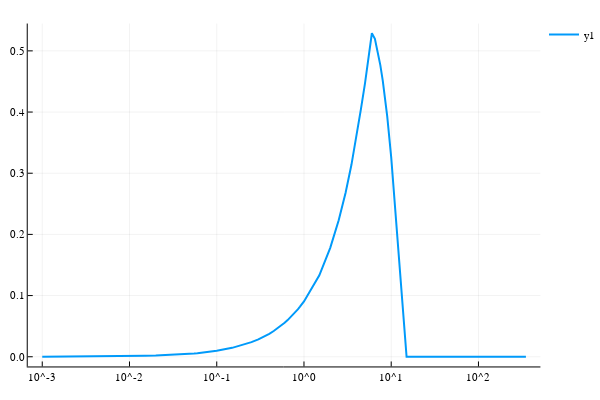

Write notebook code for a chart like this one.
### Markdown cell above
## X vs ξ

### Code cell
Xs = [X(ξrange[i], μs[i]) for i in 1:length(fbaress)];
plot((ξrange, Xs), xaxis = :log, lw = 2)

### Figure 1 — Plotly figure (JSON) as saved in the notebook; plotly's stock layout.template omitted (floating-point values rounded to 4 significant figures)
{"data": [{"colorbar": {"title": ""}, "hoverinfo": "text", "legendgroup": "y1", "line": {"color": "rgba(0, 154, 250, 1.000)", "dash": "solid", "shape": "linear", "width": 2}, "mode": "lines", "name": "y1", "showlegend": true, "text": [null, null, null, null, null, null, null, null, null, null, null, null, null, null, null, null, null, null, null, null, null, null, null, null, null, null, null, null, null, null, null, null, null, null, null, null, null, null, null, null, null, null, null, null, null, null, null, null, null, null, null, null, null, null, null, null, null, null, null, null, null, null, null, null, null, null, null, null, null, null, null, null, null, null, null, null, null, null, null, null, null, null, null, null, null, null, null, null, null, null, null], "type": "scatter", "x": [0.001, 0.0015, 0.002, 0.0025, 0.003, 0.0035, 0.004, 0.0045, 0.005, 0.0055, 0.006, 0.0065, 0.007, 0.0075, 0.008, 0.0085, 0.009, 0.01, 0.015, 0.02, 0.025, 0.03, 0.035, 0.04, 0.045, 0.05, 0.055, 0.06, 0.065, 0.07, 0.075, 0.08, 0.085, 0.09, 0.1, 0.15, 0.2, 0.25, 0.3, 0.35, 0.4, 0.45, 0.5, 0.55, 0.6, 0.65, 0.7, 0.75, 0.8, 0.85, 0.9, 1, 1.5, 2, 2.5, 3, 3.5, 4, 4.5, 5, 5.5, 6, 6.5, 7, 7.5, 8, 8.5, 9, 10, 15, 20, 25, 30, 35, 40, 45, 50, 55, 60, 65, 70, 75, 80, 85, 90, 100, 150, 200, 250, 300, 350], "xaxis": "x1", "y": [9.701e-05, 0.0001455, 0.000194, 0.0002425, 0.000291, 0.0003395, 0.0003881, 0.0004366, 0.0004851, 0.0005336, 0.0005821, 0.0006306, 0.0006791, 0.0007276, 0.0007761, 0.0008246, 0.0008731, 0.0009701, 0.001455, 0.00194, 0.002425, 0.00291, 0.003395, 0.003881, 0.004366, 0.004851, 0.005336, 0.005821, 0.006306, 0.006791, 0.007276, 0.007761, 0.008246, 0.008731, 0.009701, 0.01455, 0.0192, 0.02384, 0.02844, 0.033, 0.03754, 0.04205, 0.04654, 0.05102, 0.05546, 0.05991, 0.06434, 0.06876, 0.07315, 0.0775, 0.08183, 0.09042, 0.1331, 0.1781, 0.2231, 0.268, 0.3138, 0.3593, 0.4052, 0.4466, 0.4876, 0.5288, 0.5197, 0.4995, 0.4768, 0.4514, 0.4235, 0.3929, 0.3258, 0, 0, 0, 0, 0, 0, 0, 0, 0, 0, 0, 0, 0, 0, 0, 0, 0, 0, 0, 0, 0, 0], "yaxis": "y1"}], "layout": {"annotations": [], "height": 400, "legend": {"bgcolor": "rgba(255, 255, 255, 1.000)", "bordercolor": "rgba(0, 0, 0, 1.000)", "font": {"color": "rgba(0, 0, 0, 1.000)", "family": "sans-serif", "size": 11}, "tracegroupgap": 0, "x": 1, "y": 1}, "margin": {"b": 20, "l": 0, "r": 0, "t": 20}, "paper_bgcolor": "rgba(255, 255, 255, 1.000)", "plot_bgcolor": "rgba(255, 255, 255, 1.000)", "showlegend": true, "width": 600, "xaxis": {"anchor": "y1", "domain": [0.05101, 0.9934], "gridcolor": "rgba(0, 0, 0, 0.100)", "gridwidth": 0.5, "linecolor": "rgba(0, 0, 0, 1.000)", "mirror": false, "range": [-3.166, 2.71], "showgrid": true, "showline": true, "showticklabels": true, "tickangle": 0, "tickcolor": "rgb(0, 0, 0)", "tickfont": {"color": "rgba(0, 0, 0, 1.000)", "family": "sans-serif", "size": 11}, "tickmode": "array", "ticks": "inside", "ticktext": ["10^-3", "10^-2", "10^-1", "10^0", "10^1", "10^2"], "tickvals": [0.001, 0.01, 0.1, 1, 10, 100], "title": "", "titlefont": {"color": "rgba(0, 0, 0, 1.000)", "family": "sans-serif", "size": 15}, "type": "log", "visible": true, "zeroline": false, "zerolinecolor": "rgba(0, 0, 0, 1.000)"}, "yaxis": {"anchor": "x1", "domain": [0.03762, 0.9902], "gridcolor": "rgba(0, 0, 0, 0.100)", "gridwidth": 0.5, "linecolor": "rgba(0, 0, 0, 1.000)", "mirror": false, "range": [-0.01586, 0.5447], "showgrid": true, "showline": true, "showticklabels": true, "tickangle": 0, "tickcolor": "rgb(0, 0, 0)", "tickfont": {"color": "rgba(0, 0, 0, 1.000)", "family": "sans-serif", "size": 11}, "tickmode": "array", "ticks": "inside", "ticktext": ["0.0", "0.1", "0.2", "0.3", "0.4", "0.5"], "tickvals": [0, 0.1, 0.2, 0.3, 0.4, 0.5], "title": "", "titlefont": {"color": "rgba(0, 0, 0, 1.000)", "family": "sans-serif", "size": 15}, "type": "-", "visible": true, "zeroline": false, "zerolinecolor": "rgba(0, 0, 0, 1.000)"}}}
